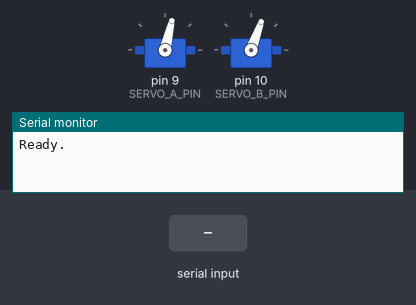
A sketch run on a simulated Arduino Uno, built with avr-gcc and run on an emulated ATmega328P. On the bench: 2 × servo, the last lines printed to the serial monitor. The inputs (shaded band) are chosen by the test bench.

Above: at 1.2 s.
1.3 s: "turn A 90\n" received over Serial
At 2.0 s:
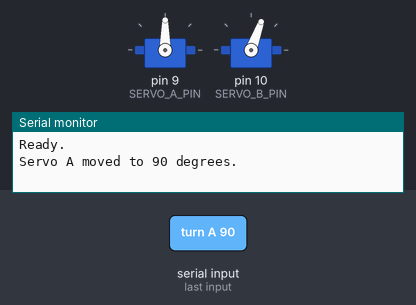
2.8 s: "turn B 90\n" received over Serial
At 3.2 s:
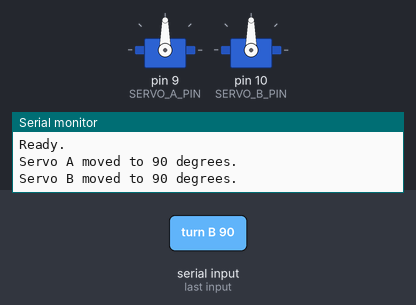
4.3 s: "reset a\n" received over Serial
At 5.4 s:
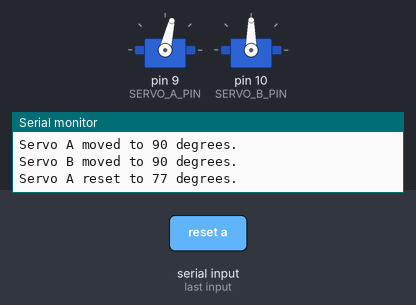
5.8 s: "turn B ,45\n" received over Serial
At 6.7 s:
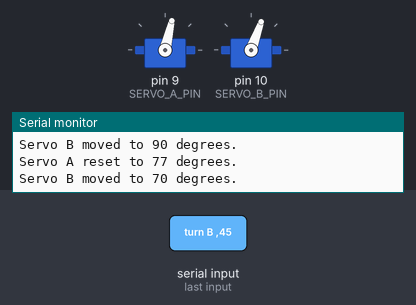
Timing chart, 0 to 8.3 s (numbered marks = the images above; inputs shaded):
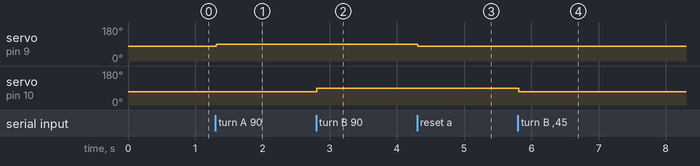

The sketch:

servo_control.ino
```cpp
#include <Servo.h>

Servo servoA;
Servo servoB;

const int SERVO_A_PIN = 9;
const int SERVO_B_PIN = 10;
int MIN_ANGLE_A = 77;
int MAX_ANGLE_A = 170;
int MIN_ANGLE_B = 70;
int MAX_ANGLE_B = 160;
int currentAngleA = MIN_ANGLE_A;
int currentAngleB = MIN_ANGLE_B;

void setup() {
  Serial.begin(9600);
  servoA.attach(SERVO_A_PIN);
  servoA.write(MIN_ANGLE_A);
  servoB.attach(SERVO_B_PIN);
  servoB.write(MIN_ANGLE_B);
  Serial.println("Ready.");
}

void loop() {
  if (Serial.available()) {
    String cmd = Serial.readStringUntil('\n');
    cmd.trim();

    if (cmd.equalsIgnoreCase("reset a")) {
      currentAngleA = MIN_ANGLE_A;
      servoA.write(currentAngleA);
      Serial.print("Servo A reset to ");
      Serial.print(currentAngleA);
      Serial.println(" degrees.");
    }
    else if (cmd.equalsIgnoreCase("reset b")) {
      currentAngleB = MIN_ANGLE_B;
      servoB.write(currentAngleB);
      Serial.print("Servo B reset to ");
      Serial.print(currentAngleB);
      Serial.println(" degrees.");
    }
    else if (cmd.startsWith("turn A ")) {
      String anglePart = cmd.substring(7);
      int angle = anglePart.toInt();

      if (angle < MIN_ANGLE_A) angle = MIN_ANGLE_A;
      if (angle > MAX_ANGLE_A) angle = MAX_ANGLE_A;

      currentAngleA = angle;
      servoA.write(currentAngleA);

      Serial.print("Servo A moved to ");
      Serial.print(currentAngleA);
      Serial.println(" degrees.");
    }
    else if (cmd.startsWith("turn B ")) {
      String anglePart = cmd.substring(7);
      int angle = anglePart.toInt();

      if (angle < MIN_ANGLE_B) angle = MIN_ANGLE_B;
      if (angle > MAX_ANGLE_B) angle = MAX_ANGLE_B;

      currentAngleB = angle;
      servoB.write(currentAngleB);

      Serial.print("Servo B moved to ");
      Serial.print(currentAngleB);
      Serial.println(" degrees.");
    }
    else {
      Serial.println("Unknown command. Use 'turn <degrees>' or 'reset'.");
    }
  }
}
```

Measured:
- after the input at 1.3 s, servo on pin 9 (SERVO_A_PIN): 77° → 90° at once
- after the input at 2.8 s, servo on pin 10 (SERVO_B_PIN): 70° → 90° at once
- after the input at 4.3 s, servo on pin 9 (SERVO_A_PIN): 90° → 77° at once
- after the input at 5.8 s, servo on pin 10 (SERVO_B_PIN): 90° → 70° at once
